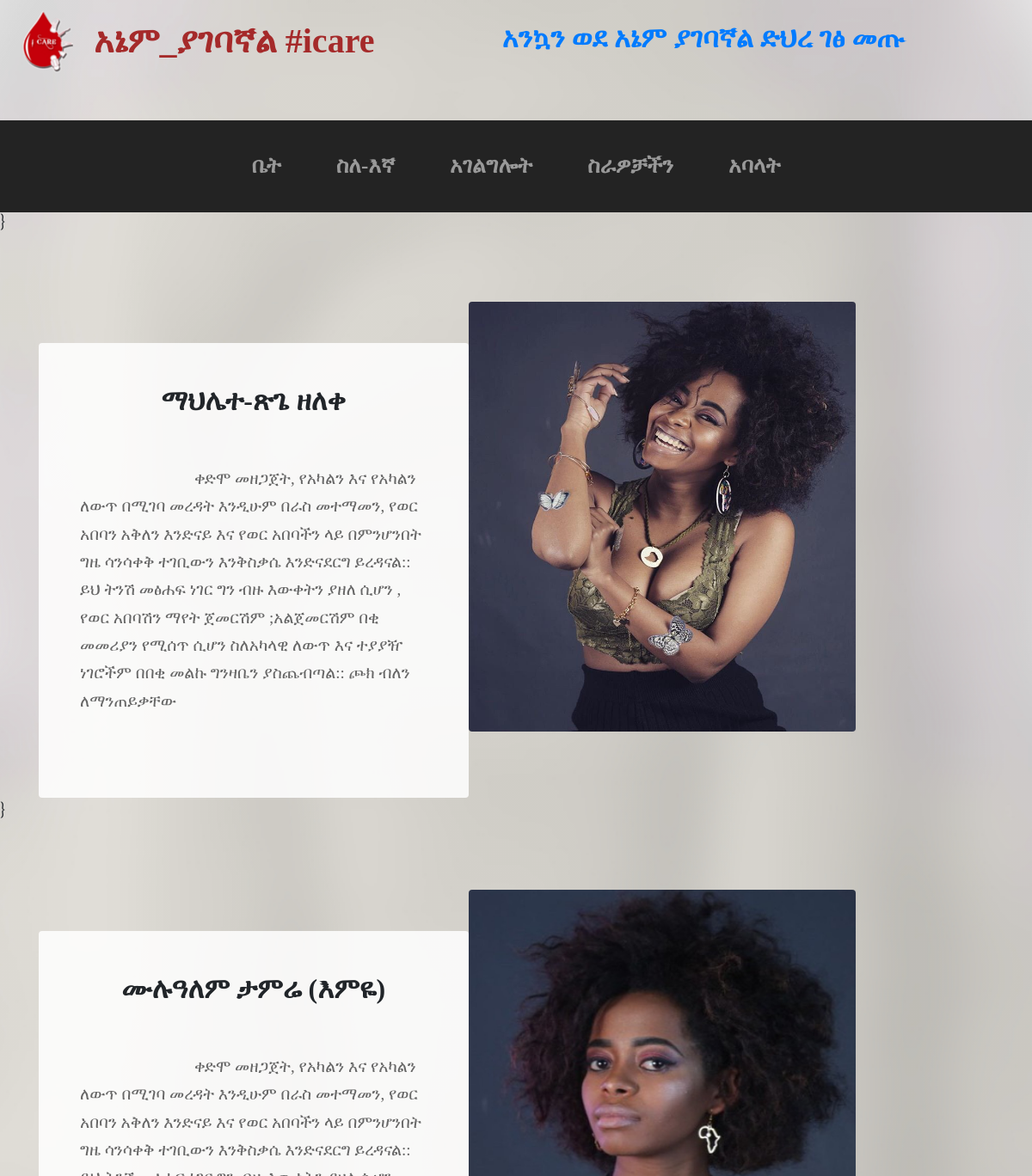
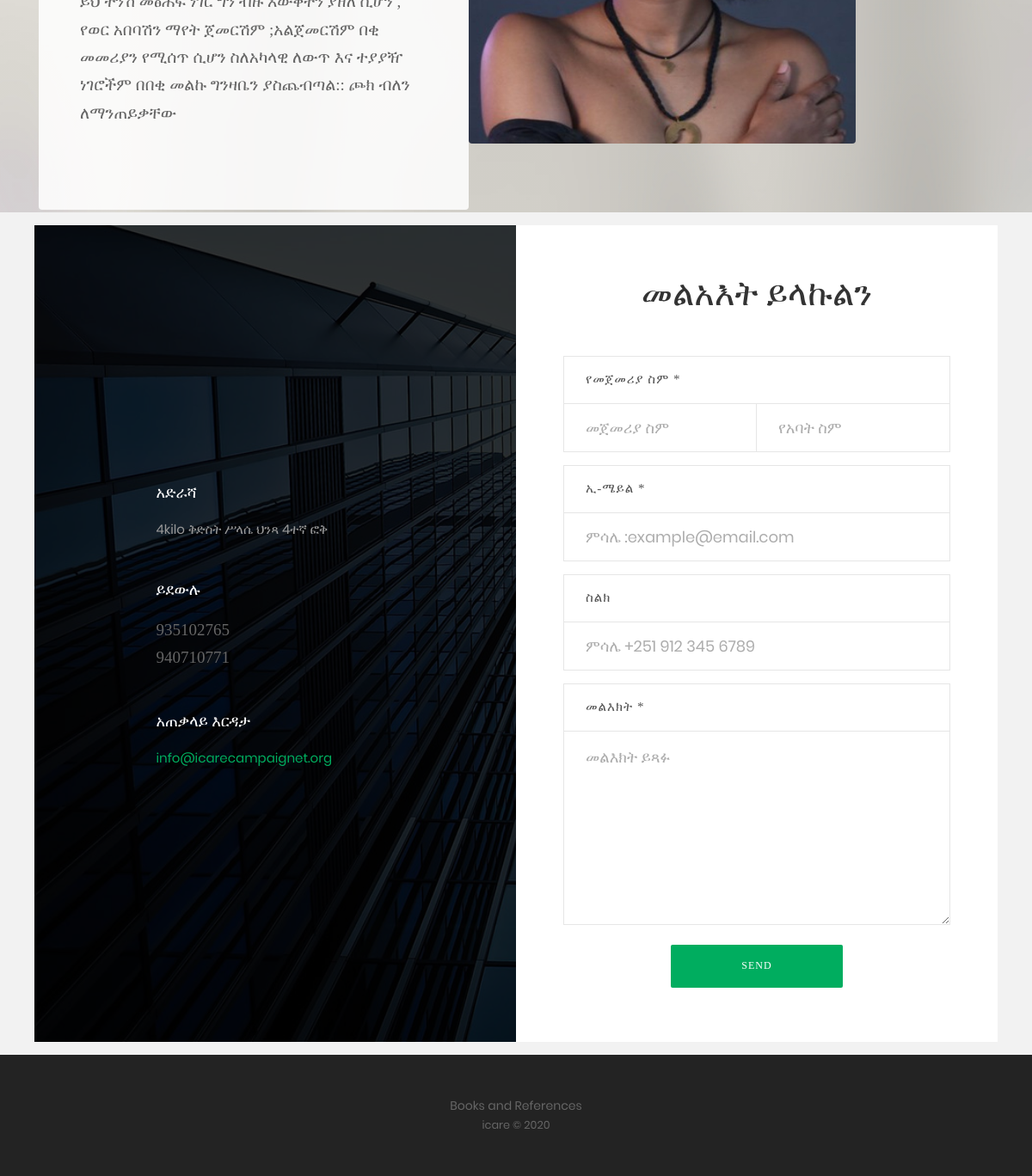
The app's page /portfolio with its own data (2 pictures, top to bottom).
### pages/models.py (models this page shows, shortened)
class header(models.Model):
    company_name = models.CharField(max_length=50, unique=True)
    pic = models.ImageField(upload_to='static/img/logo', null=True)
    welcome = models.TextField(max_length=100, null=True)

class portfolio_content(models.Model):
    name = models.CharField(max_length=50, unique=True)
    bio = models.TextField(max_length = 300)
    pic = models.ImageField(upload_to= "static/img/portfolio", null=True)

class contact(models.Model):
    address = models.CharField(max_length=100, null=True, unique=False)
    phone = models.TextField(null=True, unique=False)
    email = models.CharField(max_length= 25, null=True, unique=False)

### pages/views.py (the view)
# urls.py: path('portfolio', views.portfolio, name='portfolio'),
def portfolio(request):
	portfolio_content = models.portfolio_content.objects.all()
	contacts = models.contact.objects.all()
	header = models.header.objects.all()
	return render(request, 'portfolio.html', {'portfolio_content': portfolio_content, 'contacts': contacts, 'header': header})

### templates/portfolio.html (shortened to what this page needs)
{% extends 'base.html' %}
{% block content %}
{% for pc in portfolio_content %}}
  <section class="page-section clearfix">
            <div class="container">
                <div class="intro">
                    <div class="intro-text left-0 text-center bg-faded p-5 rounded">
                        <h2 class="section-heading mb-4">
                            <span class="section-heading-upper">{{ pc.name }}</span>
                        </h2>
                        <p class="mb-3">
                            {{pc.bio}}
                        </p>
                    </div>
                  <img id="image-id" class="product-item-img d-flex rounded img-fluid mb-3 mb-lg-0" style=" width: 450px; height: 500px" src="{{ pc.pic }}" alt="">
                </div>
            </div>
        </section>
{%endfor%}
{%endblock%}

### templates/base.html (shortened to what this page needs)
{% load static %}
<!DOCTYPE html>
<html lang="amh">
    <head>
        <link rel="stylesheet" href="{% static 'vendor/bootstrap/css/bootstrap.min.css' %}" >
        <link rel="stylesheet" href="{% static 'css/business-casual.min.css' %}" >
		<link rel="stylesheet" type="text/css" href="{% static 'contact/vendor/bootstrap/css/bootstrap.min.css' %}">
		<link rel="stylesheet" type="text/css" href="{% static 'contact/fonts/font-awesome-4.7.0/css/font-awesome.min.css' %}">
		<link rel="stylesheet" type="text/css" href="{% static 'contact/fonts/Linearicons-Free-v1.0.0/icon-font.min.css' %}">
		<link rel="stylesheet" type="text/css" href="{% static 'contact/vendor/animate/animate.css' %}">
		<link rel="stylesheet" type="text/css" href="{% static 'contact/vendor/css-hamburgers/hamburgers.min.css' %}">
		<link rel="stylesheet" type="text/css" href="{% static 'contact/vendor/animsition/css/animsition.min.css' %}">
		<link rel="stylesheet" type="text/css" href="{% static 'contact/vendor/select2/select2.min.css' %}">
		<link rel="stylesheet" type="text/css" href="{% static 'contact/vendor/daterangepicker/daterangepicker.css' %}" >
		<link rel="stylesheet" type="text/css" href="{% static 'contact/css/util.css' %}">
		<link rel="stylesheet" type="text/css" href="{% static 'contact/css/main.css' %}">
	</head>
<body>
{% for msg in header %}
        <h1 class="site-heading text-center text-white d-none d-lg-block">
            <div id="logo" class="pull-left" style="float: left">
                <img src="{{ msg.pic }}">
            </div>
            <span class="site-heading-lower" style="float: left">{{msg.company_name}}</span>
			<span class="site-heading-upper text-primary" style="text-align: center;">{{ msg.welcome }}</span>
        </h1>
        <nav class="navbar navbar-expand-lg navbar-dark py-lg-4" id="mainNav">
            <div class="container">
                <div class="collapse navbar-collapse" id="navbarResponsive">
                    <ul class="navbar-nav mx-auto">
                        <li class="nav-item active px-lg-4">
                        <a class="nav-link text-uppercase text-expanded" style="font-size: 25px; font-family: Ethiopia Jiret;" href="{% url 'index' %}">ቤት
                            <span class="sr-only">(current)</span></a>
                        </li>
                         <li class="nav-item active px-lg-4">
                           <a class="nav-link text-uppercase text-expanded" style="font-size: 25px; font-family: Ethiopia Jiret;" href="{% url 'about' %}">ስለ-እኛ</a>
                         </li>
                         <li class="nav-item active px-lg-4">
                           <a class="nav-link text-uppercase text-expanded" style="font-size: 25px; font-family: Ethiopia Jiret;" href="{% url 'service' %}">አገልግሎት</a>
                         </li>
                         <li class="nav-item active px-lg-4">
                           <a class="nav-link text-uppercase text-expanded" style="font-size: 25px; font-family: Ethiopia Jiret;" href="{% url 'our_work' %}">ስራዎቻችን</a>
                         </li>
                         <li class="nav-item active px-lg-4">
                           <a class="nav-link text-uppercase text-expanded" style="font-size: 25px; font-family: Ethiopia Jiret;" href="{% url 'portfolio' %}">አባላት</a>
                         </li>
                    </ul>
                </div>
            </div>
        </nav>
{% endfor %}
{% block content %}
{% endblock content %}
{% for contact in contacts %}
<div class="container-contact100">
		<div class="wrap-contact100">
			<form class="contact100-form validate-form">
				<span class="contact100-form-title">
					መልአእት ይላኩልን
				</span>
				<label class="label-input100" for="first-name">የመጀመሪያ ስም *</label>
				<div class="wrap-input100 rs1-wrap-input100 validate-input" data-validate="የመጀመሪያ ስም ያስገቡ">
					<input id="first-name" class="input100" type="text" name="first-name" placeholder="መጀመሪያ ስም">
				</div>
				<div class="wrap-input100 rs2-wrap-input100 validate-input" data-validate="የአባት ስም ያስገቡ">
					<input class="input100" type="text" name="last-name" placeholder="የአባት ስም">
				</div>
				<label class="label-input100" for="email">ኢ-ሜይል *</label>
				<div class="wrap-input100 validate-input" data-validate = "በትክክል ያስገቡ፣ምሳሌ: ex@abc.xyz">
					<input id="email" class="input100" type="text" name="email" placeholder="ምሳሌ :example@email.com">
				</div>
				<label class="label-input100" for="phone">ስልክ</label>
				<div class="wrap-input100">
					<input id="phone" class="input100" type="text" name="phone" placeholder="ምሳሌ +251 912 345 6789">
				</div>
				<label class="label-input100" for="message">መልእክት *</label>
				<div class="wrap-input100 validate-input" data-validate = "መልእክት አላስገቡም">
					<textarea id="message" class="input100" name="message" placeholder="መልእክት ይጻፉ"></textarea>
				</div>
				<div class="container-contact100-form-btn">
					<button class="contact100-form-btn">
						send
					</button>
				</div>
			</form>
			<div class="contact100-more flex-col-c-m" style="background-image: url('contact/images/bg-01.jpg');">
				<div class="flex-w size1 p-b-47">
					<div class="txt1 p-r-25">
						<span class="lnr lnr-map-marker"></span>
					</div>
					<div class="flex-col size2">
						<span class="txt1 p-b-20">
							አድራሻ
						</span>
						<span class="txt2">
                            {{contact.address}}
						</span>
					</div>
				</div>
				<div class="dis-flex size1 p-b-47">
					<div class="txt1 p-r-25">
						<span class="lnr lnr-phone-handset"></span>
					</div>
					<div class="flex-col size2">
						<span class="txt1 p-b-20">
							ይደውሉ
						</span>
						<span class="txt3">
							<p class="mb-0">{{ contact.phone }}</p>
						</span>
					</div>
				</div>
				<div class="dis-flex size1 p-b-47">
					<div class="txt1 p-r-25">
						<span class="lnr lnr-envelope"></span>
					</div>
					<div class="flex-col size2">
						<span class="txt1 p-b-20">
							አጠቃላይ እርዳታ
						</span>
						<span class="txt3">
                            {{ contact.email}}
						</span>
					</div>
				</div>
			</div>
		</div>
	</div>
{% endfor %}
        <footer class="footer text-faded text-center py-5">
            <div class="container">
                <p class="m-0 small"> <a href="{% url 'references' %}">Books and References </a></p>
                <p class="m-0 small">icare &copy; 2020</p>
            </div>
        </footer>
</body>
</html>

### static/contact/css/main.css (style rules this page uses)
* { margin: 0px; padding: 0px; box-sizing: border-box; }
body, html { height: 100%; font-family: Poppins-Regular, sans-serif; }
a { font-family: Poppins-Regular; font-size: 14px; line-height: 1.7; color: #666666; margin: 0px; transition: all 0.4s; -webkit-transition: all 0.4s; -o-transition: all 0.4s; -moz-transition: all 0.4s; }
h1,h2,h3,h4,h5,h6 { margin: 0px; }
p { font-family: Poppins-Regular; font-size: 14px; line-height: 1.7; color: #666666; margin: 0px; }
ul, li { margin: 0px; list-style-type: none; }
input { outline: none; border: none; }
textarea { outline: none; border: none; }
button { outline: none !important; border: none; background: transparent; }
.txt1 { font-family: Poppins-Regular; font-size: 18px; line-height: 1.2; color: #fff; }
.txt2 { font-family: Poppins-Regular; font-size: 15px; line-height: 1.6; color: #999999; }
.txt3 { font-family: Poppins-Regular; font-size: 15px; line-height: 1.6; color: #00ad5f; }
.size1 { width: 355px; max-width: 100%; }
.size2 { width: calc(100% - 43px); }
.container-contact100 { width: 100%; min-height: 100vh; display: -webkit-box; display: -webkit-flex; display: -moz-box; display: -ms-flexbox; display: flex; flex-wrap: wrap; justify-content: center; align-items: center; padding: 15px; background: #f2f2f2; }
.wrap-contact100 { width: 1120px; background: #fff; overflow: hidden; display: -webkit-box; display: -webkit-flex; display: -moz-box; display: -ms-flexbox; display: flex; flex-wrap: wrap; align-items: stretch; flex-direction: row-reverse; }
.contact100-more { width: 50%; background-repeat: no-repeat; background-size: cover; background-position: center; position: relative; z-index: 1; padding: 30px 15px 0px 15px; }
.contact100-more::before { content: ""; display: block; position: absolute; z-index: -1; width: 100%; height: 100%; top: 0; left: 0; background: rgba(0,0,0,0.8); }
.contact100-form { width: 50%; display: -webkit-box; display: -webkit-flex; display: -moz-box; display: -ms-flexbox; display: flex; flex-wrap: wrap; padding: 56px 55px 63px 55px; }
.contact100-form-title { width: 100%; display: block; font-family: Ethiopia Jiret; font-size: 40px; color: #333333; line-height: 1.2; text-align: center; padding-bottom: 33px; }
.wrap-input100 { width: 100%; position: relative; border: 1px solid #e6e6e6; }
.rs1-wrap-input100, .rs2-wrap-input100 { width: 50%; }
.rs2-wrap-input100 { border-left: none; }
.label-input100 { font-family: Abyssinica SIL; font-size: 15px; color: #555555; line-height: 1.5; text-transform: uppercase; letter-spacing: 1px; display: -webkit-box; display: -webkit-flex; display: -moz-box; display: -ms-flexbox; display: flex; align-items: center; width: 100%; min-height: 55px; border: 1px solid #e6e6e6; border-bottom: none; padding: 10px 25px; margin-top: 15px; margin-bottom: 0; }
.input100 { display: block; width: 100%; background: transparent; font-family: Poppins-Regular; font-size: 18px; color: #666666; line-height: 1.2; padding: 0 25px; }
input.input100 { height: 55px; }
textarea.input100 { min-height: 139px; padding-top: 19px; padding-bottom: 15px; }
.container-contact100-form-btn { width: 100%; display: -webkit-box; display: -webkit-flex; display: -moz-box; display: -ms-flexbox; display: flex; flex-wrap: wrap; justify-content: center; padding-top: 23px; }
.contact100-form-btn { display: -webkit-box; display: -webkit-flex; display: -moz-box; display: -ms-flexbox; display: flex; justify-content: center; align-items: center; padding: 0 20px; min-width: 200px; height: 50px; border-radius: 2px; background: #00ad5f; font-family: Montserrat-Bold; font-size: 12px; color: #fff; line-height: 1.2; text-transform: uppercase; letter-spacing: 1px; -webkit-transition: all 0.4s; -o-transition: all 0.4s; -moz-transition: all 0.4s; transition: all 0.4s; }
.validate-input { position: relative; }

### records on screen
header: pic (picture), company_name "አኔም_ያገባኛል #icare", welcome "አንኳን ወደ አኔም ያገባኛል ድህረ ገፅ መጡ"
portfolio_content: name "ማህሌተ-ጽጌ ዘለቀ", bio "ቀድሞ መዘጋጀት, የአካልን እና የአካልን ለውጥ በሚገባ መረዳት እንዲሁም በራስ መተማመን, የወር አበባን አቅለን እንድናይ እና የወር አበባችን ላይ በምንሆንበት ግዜ ሳንሳቀቅ ተገቢውን እንቅስቃሴ እንድናደርግ ይረዳናል:: ይህ ትንሽ መፅሐፍ ነገር ግን ብዙ እውቀትን ያዘለ ሲሆን , የወር አበባሽን ማየት ጀመርሽም ;አልጀመርሽም በቂ መመሪያን የሚሰጥ ሲሆን ስለአካላዊ ለውጥ እና ተያያዥ ነገሮችም በበቂ መልኩ ግንዛቤን ያስጨብጣል:: ጮክ ብለን ለማንጠይቃቸው", pic (picture)
portfolio_content: name "ሙሉዓለም ታምሬ (እምዬ)", bio "ቀድሞ መዘጋጀት, የአካልን እና የአካልን ለውጥ በሚገባ መረዳት እንዲሁም በራስ መተማመን, የወር አበባን አቅለን እንድናይ እና የወር አበባችን ላይ በምንሆንበት ግዜ ሳንሳቀቅ ተገቢውን እንቅስቃሴ እንድናደርግ ይረዳናል:: ይህ ትንሽ መፅሐፍ ነገር ግን ብዙ እውቀትን ያዘለ ሲሆን , የወር አበባሽን ማየት ጀመርሽም ;አልጀመርሽም በቂ መመሪያን የሚሰጥ ሲሆን ስለአካላዊ ለውጥ እና ተያያዥ ነገሮችም በበቂ መልኩ ግንዛቤን ያስጨብጣል:: ጮክ ብለን ለማንጠይቃቸው", pic (picture)
contact: address "4kilo ቅድስት ሥላሴ ህንጻ 4ተኛ ፎቅ", phone "935102765 940710771", email "info@icarecampaignet.org"
